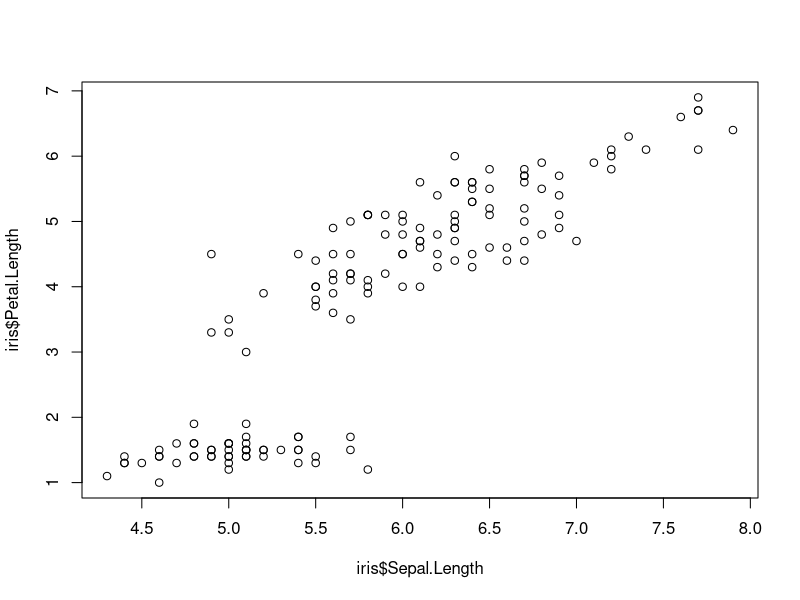
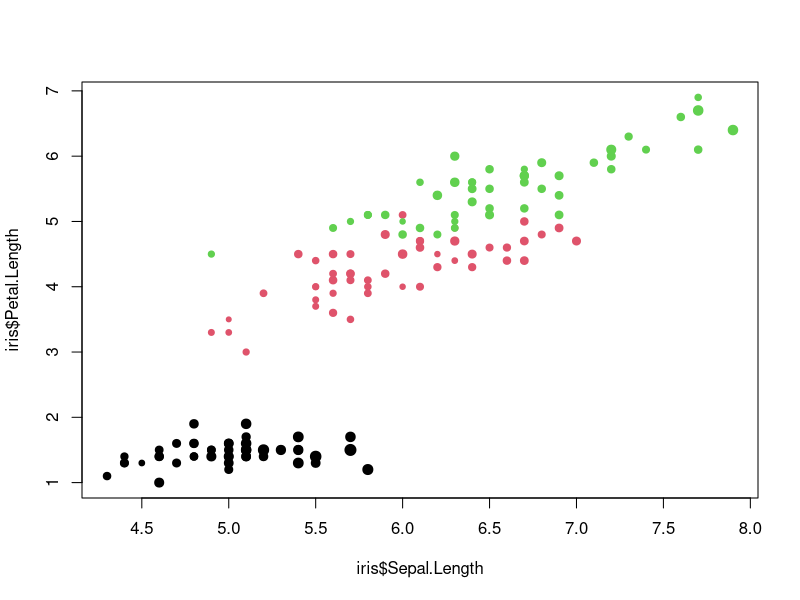
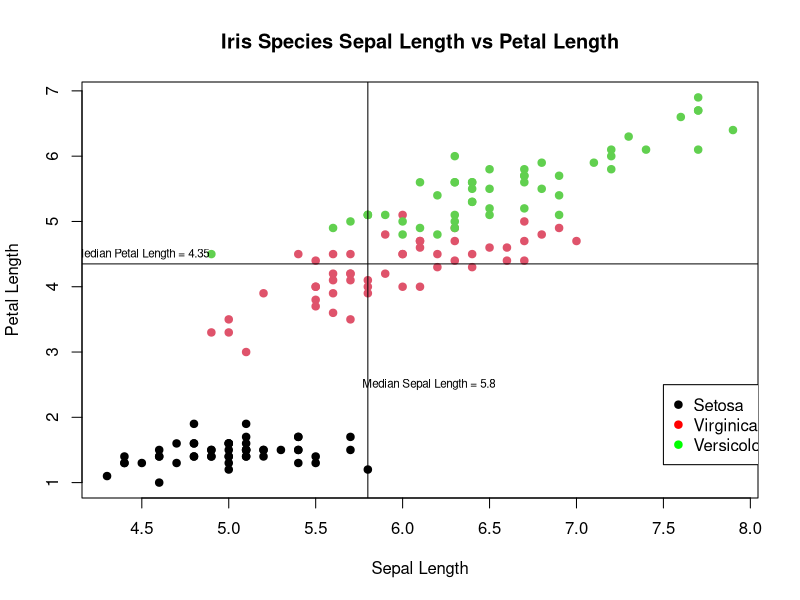
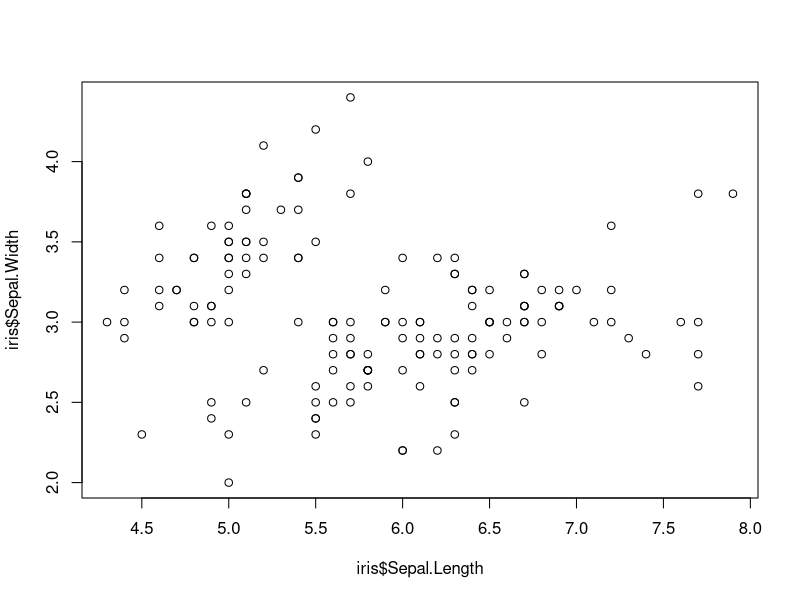
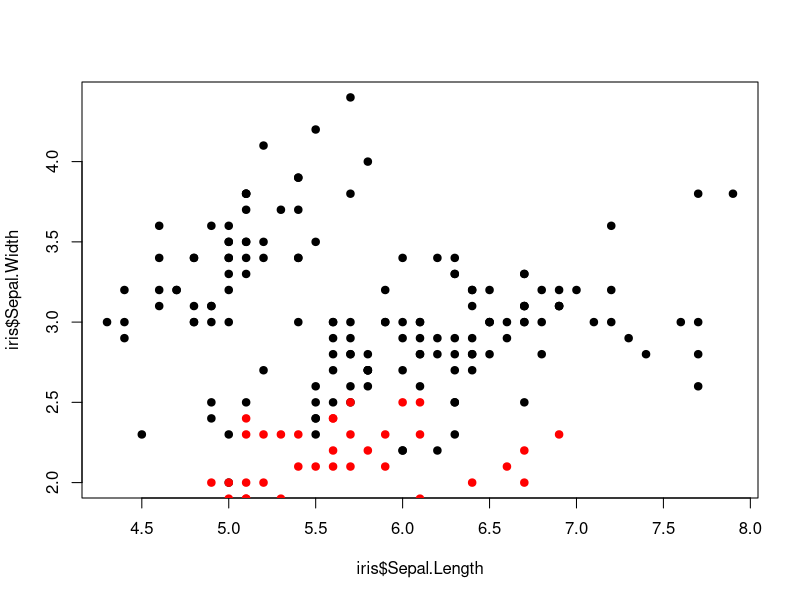
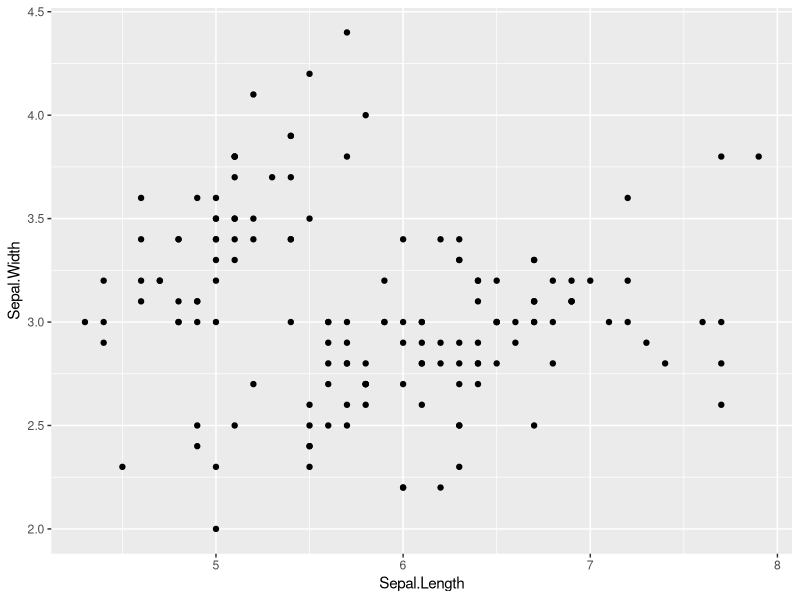
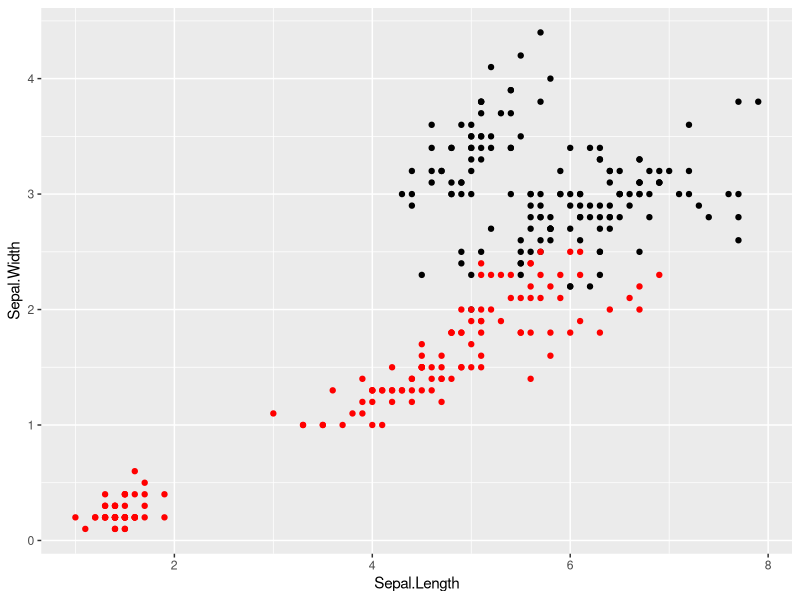
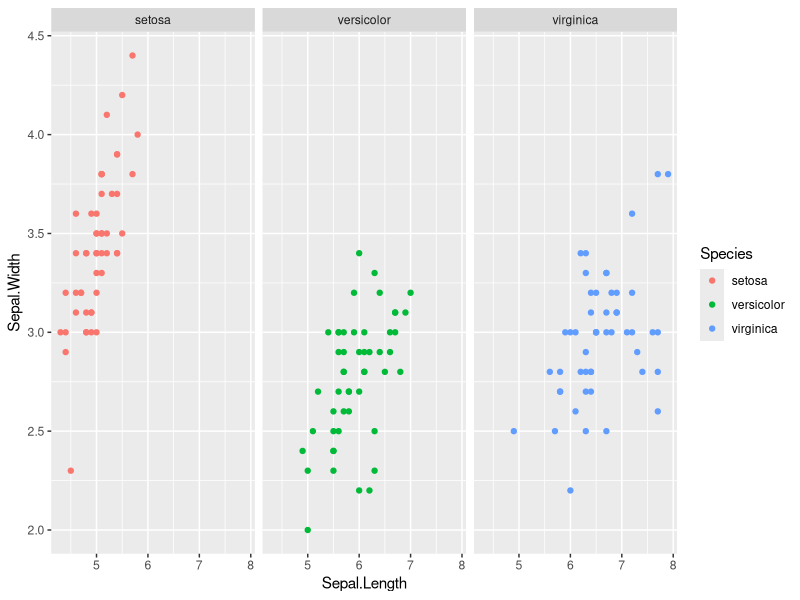

The R source for these figures, in order:
# Activity 03: Visualizing data with ggplot2

# Load required libraries
install.packages("tidyverse")
library(tidyverse)

# R has many packages for many different types of statistical and visual 
# analysis. We're going to look at one of the most popular and powerful packages
# for visualization, ggplot2. First, let's take a look at the base R 
# visualization tools. We're going to use two datasets from R today, one called 
# iris, [https://en.wikipedia.org/wiki/Iris_flower_data_set], and one called 
# diamonds [http://ggplot2.tidyverse.org/reference/diamonds.html]. Let's take a 
# look at iris first. 

str(iris)
head(iris)

# We can use base R plot() function to make a simple scatterplot.

plot(iris$Sepal.Length, iris$Petal.Length)

# We can add colors based on the species variable, size the points based on 
# a formula, and change the symbology.

plot(iris$Sepal.Length, iris$Petal.Length, 
     col = iris$Species, 
     pch = 19,
     cex = iris$Sepal.Width/median(iris$Sepal.Width))

# However, we're missing a legend! In base R plotting, you need to add legends 
# and proper labels yourself.

plot(iris$Sepal.Length, iris$Petal.Length, 
     col = iris$Species, 
     pch = 19,
     xlab = "Sepal Length",
     ylab = "Petal Length", 
     main = "Iris Species Sepal Length vs Petal Length")
legend(7.5, 2.5, 
       c("Setosa", "Virginica", "Versicolor"), 
       pch = 19, 
       col = c("black", "red", "green"))

# You can also add other annotations like median lines to a basic plot.

abline(v = median(iris$Sepal.Length), h = median(iris$Petal.Length) )
text(4.5, median(iris$Petal.Length) + 0.15, 
     paste("Median Petal Length =", median(iris$Petal.Length)),
     cex = 0.7)
text(median(iris$Sepal.Length) + 0.35, 2.5, 
     paste("Median Sepal Length =", median(iris$Sepal.Length)),
     cex = 0.7)


# BUT THERE IS AN EASIER WAY! Using the ggplot2 package, part of the 
# "tidyverse," we can more easily make graphs that look great. ggplot2 handles
# a lot of the decisions, such as making labels, for you! It also makes objects, 
# not static plots, so we can manipulate them rather than just building them up 
# by drawing over the already made plots.

# For example, in base plot, if we go back to a basic scatterplot of width vs
# length of sepals:

plot(iris$Sepal.Length, iris$Sepal.Width)

# and then decide we want to add the petal data as well, we can do that like 
# this:

plot(iris$Sepal.Length, iris$Sepal.Width, pch = 19)
points(iris$Petal.Length, iris$Petal.Width, pch = 19, col = "red")

# What's wrong with this? The new points (the red ones) were simply added onto 
# the existing plot. So, in addition to having no legend, our plot is cut off at 
# the bottom.

# This isn't a problem with ggplot, where the graph is an "object" that can be 
# changed and manipulated. Let's make our first ggplot graph.

ggplot(iris, aes(x = Sepal.Length, y = Sepal.Width)) + geom_point()

ggplot(iris, aes(x = Sepal.Length, y = Sepal.Width)) + geom_point() + 
  geom_point(aes(x = Petal.Length, y = Petal.Width), col = "red")

# As you can see, our graph size changes. Still no legend though! But that's 
# because, even though the method above makes a graph, it's NOT THE RIGHT WAY
# TO DO IT. First we need to talk about the Grammar of Graphics, and tidy data.

# The Grammar of Graphics talks about 7 layers visualizations use: (1) Data, 
# (2) Aesthetic Mappings, (3) Geometric Objects, (4) Scales, (5) Faceting, 
# (6) Statistical Transformations, and (7) Coordinate Systems. For any ggplot 
# visualization, you MUST specify the first 3 of these. If you don't specify
# the others, ggplot will take care of them for you with defaults. 

# Start with the data, and aesthetic mappings.

g <- ggplot(data = iris, aes(x = Sepal.Length, y = Sepal.Width, col = Species))

# Add a geometric object

g2 <- g + geom_point()

# Add facets, if you want

g2 + facet_wrap(~Species)

# Add a statistical transformation

g + geom_point() + stat_smooth()

g + geom_point() + stat_smooth(method = "lm")

g + geom_point() + stat_quantile()

# And so on. So how do we make the graph from above of Sepal and Petal Length
# vs Sepal and Petal Width properly?

# If you look again at the head(iris), you'll see that the data has 4 columns 
# which actually contain three values each. For example, Sepal Length stores
# not only the value (the length), but also the fact that the measurement is
# length, and the flower part is the sepal. Transforming the data into tidy
# data, with one variable per column, as below, can give us access to ALL of 
# our data in order to make the plots we're trying to make. Transforming iris 
# into a different form of wide data, also as below, can also give us access to 
# plot something other than we originally could.

#############################
#### CLEANING IRIS DATA #####
#############################

# Making iris_tidy by using tidyr functions gather() and separate(). Gathers
# all non-categorial headers into one column, key, and then associates them 
# with their previous values, which it puts into the Value column. You can just
# run this code.

iris_tidy <- iris %>%
  gather(key, Value, - Species) %>%
  separate(key, c("Part", "Measure"), "\\.") 

# Making iris_wide uses the same tidyr functions as above, plus the function 
# spread(). First, so that we can keep track of which measures belong to which 
# flower, we need to add a unique identifier in a column called Flower.

iris$Flower <- 1:nrow(iris)

iris_wide <- iris %>%
  gather(key, value, -Species, -Flower) %>%
  separate(key, c("Part", "Measure"), "\\.") %>%
  spread(Measure, value)

head(iris_tidy)
head(iris_wide)

# Now we can use these differently formatted versions of the iris data to make 
# better graphs using ggplot. This highlights two things: first, ggplot tries
# to be very unrestrictive in what you are allowed to do with it - if it uses 
# the correct syntax, ggplot will execute it and make something. Also, data 
# manipulation is very necessary when working with data visualization. 
# Sometimes you need to manipulate your data in order to make the visualization 
# you have in mind.


# Plot length vs width, colored by part (sepal or petal) using iris_wide.

ggplot(iris_wide, aes(x = Length, y = Width, col = Part)) + geom_point()

ggplot(iris_wide, aes(x = Length, y = Width, col = Part, shape = Species)) + 
  geom_point()

# It doesn't make much sense to use shapes to differentiate species, as this is 
# hard to visually interpret.Plot length vs width, colored by part (sepal or 
# petal) using iris_wide, but this time make a separate graph for each species

ggplot(iris_wide, aes(x = Length, y = Width, col = Part)) + geom_point() +
  facet_wrap(~Species, nrow = 2)

# Use iris_tidy to make a point graph of the measurements of each different part 
# colored by whether they are length or width, and faceted by species. Then make
# the same graph as boxplots.

ggplot(iris_tidy, aes(x = Part, y = Value, col = Measure)) + geom_point() + 
  facet_grid(~Species)

ggplot(iris_tidy, aes(x = Part, y = Value, col = Measure)) + geom_boxplot() + 
  facet_grid(~Species)

#####################################
# More ggplot functionality and fun #
#####################################

str(diamonds)
head(diamonds)

# Geometries (such as a bar) that rely on statistical transformations (e.g. a 
# "count") of occurences as a below, can be substituted with the same stat 
# transformation.

ggplot(diamonds, aes(cut)) + geom_bar()

ggplot(diamonds, aes(cut)) + stat_count()

# You can also use "identity" as a stat transformation if the "count" is present
# in your data itself.

cut_freq <- count(diamonds, cut)
cut_freq

ggplot(cut_freq, aes(cut, n)) + geom_bar(stat = "identity")

# Different positions for bars in charts

ggplot(diamonds, aes(cut, fill = clarity)) + geom_bar()

ggplot(diamonds, aes(cut, fill = clarity)) + geom_bar(position = "dodge")

ggplot(diamonds, aes(cut, fill = clarity)) + geom_bar(position = "identity")

ggplot(diamonds, aes(cut, fill = clarity)) + 
  geom_bar(position = "identity", alpha = 0.2)

ggplot(diamonds, aes(cut, fill = clarity)) + geom_bar(position = "fill")

# Different coordinate systems

ggplot(diamonds, aes(cut, fill = cut)) + geom_bar() + coord_polar()

ggplot(diamonds, aes(cut, fill = cut)) + geom_bar() + coord_flip()

ggplot(diamonds, aes(cut, fill = clarity)) + geom_bar(position = "dodge") + 
  coord_polar()

# Plotting lines fitted to the data

ggplot(diamonds, aes(carat, price)) + geom_point()

ggplot(diamonds, aes(carat, price)) + geom_point(alpha = 0.2) + geom_smooth()


ggplot(diamonds, aes(carat, price)) + geom_point(alpha = 0.2) + 
  geom_smooth(method = "lm")

ggplot(diamonds, aes(carat, price)) + geom_point(alpha = 0.2) + 
  geom_smooth(aes(color = clarity))

ggplot(diamonds, aes(carat, price)) + 
  geom_point(aes(color = clarity),alpha = 0.2) + 
  geom_smooth(aes(color = clarity))

ggplot(diamonds, aes(carat, price)) + geom_smooth(aes(color = clarity))


ggplot(diamonds, aes(carat, price)) + geom_point(alpha = 0.2) + 
  geom_smooth(aes(color = clarity), se = FALSE)

# Matrix faceting

ggplot(diamonds, aes(carat, price)) + geom_point(alpha = 0.2) + 
  facet_grid(cut ~ clarity)

############
# EXERCISE #
############

# Q1.  Create a plot that shows once again the relationship between carat,
# but now let the size of the points reflect the table of the diamond and have
# separate plots by clarity

# Q2. A friend wants to know if cars in 1973-1974 that have bigger
# cylinders (the variable displacement in cu. in.) have better mileage (in mpg).
# Two important factors they want to consider are the # of cylinders and whether
# the car has an automatic or manual transmission.  Answer your friend's
# question using a visualization. As added bonus, use google to add detailed
# x-labels and y-labels
data(mtcars)
?mtcars
